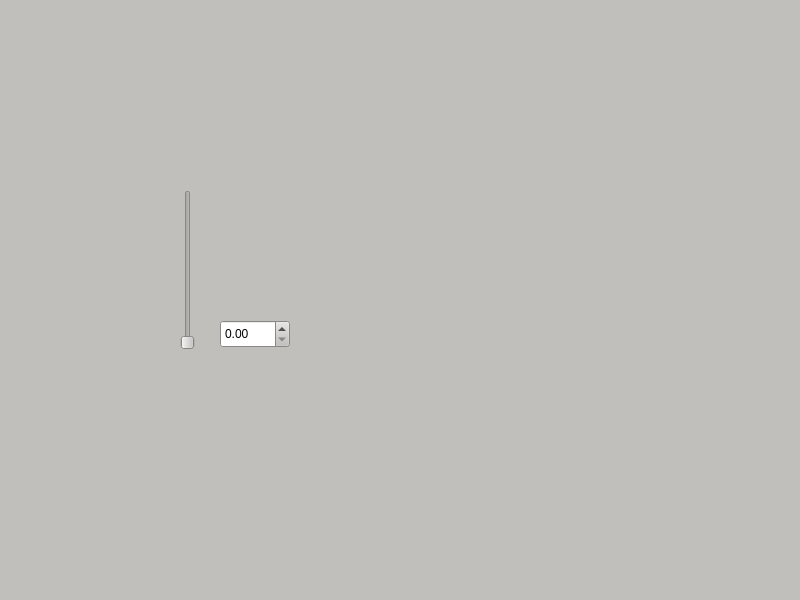
<?xml version="1.0" encoding="UTF-8"?>
<ui version="4.0">
 <class>ECUGUI</class>
 <widget class="QWidget" name="ECUGUI">
  <property name="geometry">
   <rect>
    <x>0</x>
    <y>0</y>
    <width>800</width>
    <height>600</height>
   </rect>
  </property>
  <property name="palette">
   <palette>
    <active>
     <colorrole role="WindowText">
      <brush brushstyle="SolidPattern">
       <color alpha="255">
        <red>0</red>
        <green>0</green>
        <blue>0</blue>
       </color>
      </brush>
     </colorrole>
     <colorrole role="Button">
      <brush brushstyle="SolidPattern">
       <color alpha="255">
        <red>192</red>
        <green>191</green>
        <blue>188</blue>
       </color>
      </brush>
     </colorrole>
     <colorrole role="Light">
      <brush brushstyle="SolidPattern">
       <color alpha="255">
        <red>255</red>
        <green>255</green>
        <blue>255</blue>
       </color>
      </brush>
     </colorrole>
     <colorrole role="Midlight">
      <brush brushstyle="SolidPattern">
       <color alpha="255">
        <red>223</red>
        <green>223</green>
        <blue>221</blue>
       </color>
      </brush>
     </colorrole>
     <colorrole role="Dark">
      <brush brushstyle="SolidPattern">
       <color alpha="255">
        <red>96</red>
        <green>96</green>
        <blue>94</blue>
       </color>
      </brush>
     </colorrole>
     <colorrole role="Mid">
      <brush brushstyle="SolidPattern">
       <color alpha="255">
        <red>128</red>
        <green>127</green>
        <blue>125</blue>
       </color>
      </brush>
     </colorrole>
     <colorrole role="Text">
      <brush brushstyle="SolidPattern">
       <color alpha="255">
        <red>0</red>
        <green>0</green>
        <blue>0</blue>
       </color>
      </brush>
     </colorrole>
     <colorrole role="BrightText">
      <brush brushstyle="SolidPattern">
       <color alpha="255">
        <red>255</red>
        <green>255</green>
        <blue>255</blue>
       </color>
      </brush>
     </colorrole>
     <colorrole role="ButtonText">
      <brush brushstyle="SolidPattern">
       <color alpha="255">
        <red>0</red>
        <green>0</green>
        <blue>0</blue>
       </color>
      </brush>
     </colorrole>
     <colorrole role="Base">
      <brush brushstyle="SolidPattern">
       <color alpha="255">
        <red>255</red>
        <green>255</green>
        <blue>255</blue>
       </color>
      </brush>
     </colorrole>
     <colorrole role="Window">
      <brush brushstyle="SolidPattern">
       <color alpha="255">
        <red>192</red>
        <green>191</green>
        <blue>188</blue>
       </color>
      </brush>
     </colorrole>
     <colorrole role="Shadow">
      <brush brushstyle="SolidPattern">
       <color alpha="255">
        <red>0</red>
        <green>0</green>
        <blue>0</blue>
       </color>
      </brush>
     </colorrole>
     <colorrole role="AlternateBase">
      <brush brushstyle="SolidPattern">
       <color alpha="255">
        <red>223</red>
        <green>223</green>
        <blue>221</blue>
       </color>
      </brush>
     </colorrole>
     <colorrole role="ToolTipBase">
      <brush brushstyle="SolidPattern">
       <color alpha="255">
        <red>255</red>
        <green>255</green>
        <blue>220</blue>
       </color>
      </brush>
     </colorrole>
     <colorrole role="ToolTipText">
      <brush brushstyle="SolidPattern">
       <color alpha="255">
        <red>0</red>
        <green>0</green>
        <blue>0</blue>
       </color>
      </brush>
     </colorrole>
     <colorrole role="PlaceholderText">
      <brush brushstyle="SolidPattern">
       <color alpha="127">
        <red>0</red>
        <green>0</green>
        <blue>0</blue>
       </color>
      </brush>
     </colorrole>
     <colorrole role="Accent">
      <brush brushstyle="SolidPattern">
       <color alpha="255">
        <red>255</red>
        <green>255</green>
        <blue>255</blue>
       </color>
      </brush>
     </colorrole>
    </active>
    <inactive>
     <colorrole role="WindowText">
      <brush brushstyle="SolidPattern">
       <color alpha="255">
        <red>0</red>
        <green>0</green>
        <blue>0</blue>
       </color>
      </brush>
     </colorrole>
     <colorrole role="Button">
      <brush brushstyle="SolidPattern">
       <color alpha="255">
        <red>192</red>
        <green>191</green>
        <blue>188</blue>
       </color>
      </brush>
     </colorrole>
     <colorrole role="Light">
      <brush brushstyle="SolidPattern">
       <color alpha="255">
        <red>255</red>
        <green>255</green>
        <blue>255</blue>
       </color>
      </brush>
     </colorrole>
     <colorrole role="Midlight">
      <brush brushstyle="SolidPattern">
       <color alpha="255">
        <red>223</red>
        <green>223</green>
        <blue>221</blue>
       </color>
      </brush>
     </colorrole>
     <colorrole role="Dark">
      <brush brushstyle="SolidPattern">
       <color alpha="255">
        <red>96</red>
        <green>96</green>
        <blue>94</blue>
       </color>
      </brush>
     </colorrole>
     <colorrole role="Mid">
      <brush brushstyle="SolidPattern">
       <color alpha="255">
        <red>128</red>
        <green>127</green>
        <blue>125</blue>
       </color>
      </brush>
     </colorrole>
     <colorrole role="Text">
      <brush brushstyle="SolidPattern">
       <color alpha="255">
        <red>0</red>
        <green>0</green>
        <blue>0</blue>
       </color>
      </brush>
     </colorrole>
     <colorrole role="BrightText">
      <brush brushstyle="SolidPattern">
       <color alpha="255">
        <red>255</red>
        <green>255</green>
        <blue>255</blue>
       </color>
      </brush>
     </colorrole>
     <colorrole role="ButtonText">
      <brush brushstyle="SolidPattern">
       <color alpha="255">
        <red>0</red>
        <green>0</green>
        <blue>0</blue>
       </color>
      </brush>
     </colorrole>
     <colorrole role="Base">
      <brush brushstyle="SolidPattern">
       <color alpha="255">
        <red>255</red>
        <green>255</green>
        <blue>255</blue>
       </color>
      </brush>
     </colorrole>
     <colorrole role="Window">
      <brush brushstyle="SolidPattern">
       <color alpha="255">
        <red>192</red>
        <green>191</green>
        <blue>188</blue>
       </color>
      </brush>
     </colorrole>
     <colorrole role="Shadow">
      <brush brushstyle="SolidPattern">
       <color alpha="255">
        <red>0</red>
        <green>0</green>
        <blue>0</blue>
       </color>
      </brush>
     </colorrole>
     <colorrole role="AlternateBase">
      <brush brushstyle="SolidPattern">
       <color alpha="255">
        <red>223</red>
        <green>223</green>
        <blue>221</blue>
       </color>
      </brush>
     </colorrole>
     <colorrole role="ToolTipBase">
      <brush brushstyle="SolidPattern">
       <color alpha="255">
        <red>255</red>
        <green>255</green>
        <blue>220</blue>
       </color>
      </brush>
     </colorrole>
     <colorrole role="ToolTipText">
      <brush brushstyle="SolidPattern">
       <color alpha="255">
        <red>0</red>
        <green>0</green>
        <blue>0</blue>
       </color>
      </brush>
     </colorrole>
     <colorrole role="PlaceholderText">
      <brush brushstyle="SolidPattern">
       <color alpha="127">
        <red>0</red>
        <green>0</green>
        <blue>0</blue>
       </color>
      </brush>
     </colorrole>
     <colorrole role="Accent">
      <brush brushstyle="SolidPattern">
       <color alpha="255">
        <red>255</red>
        <green>255</green>
        <blue>255</blue>
       </color>
      </brush>
     </colorrole>
    </inactive>
    <disabled>
     <colorrole role="WindowText">
      <brush brushstyle="SolidPattern">
       <color alpha="255">
        <red>96</red>
        <green>96</green>
        <blue>94</blue>
       </color>
      </brush>
     </colorrole>
     <colorrole role="Button">
      <brush brushstyle="SolidPattern">
       <color alpha="255">
        <red>192</red>
        <green>191</green>
        <blue>188</blue>
       </color>
      </brush>
     </colorrole>
     <colorrole role="Light">
      <brush brushstyle="SolidPattern">
       <color alpha="255">
        <red>255</red>
        <green>255</green>
        <blue>255</blue>
       </color>
      </brush>
     </colorrole>
     <colorrole role="Midlight">
      <brush brushstyle="SolidPattern">
       <color alpha="255">
        <red>223</red>
        <green>223</green>
        <blue>221</blue>
       </color>
      </brush>
     </colorrole>
     <colorrole role="Dark">
      <brush brushstyle="SolidPattern">
       <color alpha="255">
        <red>96</red>
        <green>96</green>
        <blue>94</blue>
       </color>
      </brush>
     </colorrole>
     <colorrole role="Mid">
      <brush brushstyle="SolidPattern">
       <color alpha="255">
        <red>128</red>
        <green>127</green>
        <blue>125</blue>
       </color>
      </brush>
     </colorrole>
     <colorrole role="Text">
      <brush brushstyle="SolidPattern">
       <color alpha="255">
        <red>96</red>
        <green>96</green>
        <blue>94</blue>
       </color>
      </brush>
     </colorrole>
     <colorrole role="BrightText">
      <brush brushstyle="SolidPattern">
       <color alpha="255">
        <red>255</red>
        <green>255</green>
        <blue>255</blue>
       </color>
      </brush>
     </colorrole>
     <colorrole role="ButtonText">
      <brush brushstyle="SolidPattern">
       <color alpha="255">
        <red>96</red>
        <green>96</green>
        <blue>94</blue>
       </color>
      </brush>
     </colorrole>
     <colorrole role="Base">
      <brush brushstyle="SolidPattern">
       <color alpha="255">
        <red>192</red>
        <green>191</green>
        <blue>188</blue>
       </color>
      </brush>
     </colorrole>
     <colorrole role="Window">
      <brush brushstyle="SolidPattern">
       <color alpha="255">
        <red>192</red>
        <green>191</green>
        <blue>188</blue>
       </color>
      </brush>
     </colorrole>
     <colorrole role="Shadow">
      <brush brushstyle="SolidPattern">
       <color alpha="255">
        <red>0</red>
        <green>0</green>
        <blue>0</blue>
       </color>
      </brush>
     </colorrole>
     <colorrole role="AlternateBase">
      <brush brushstyle="SolidPattern">
       <color alpha="255">
        <red>192</red>
        <green>191</green>
        <blue>188</blue>
       </color>
      </brush>
     </colorrole>
     <colorrole role="ToolTipBase">
      <brush brushstyle="SolidPattern">
       <color alpha="255">
        <red>255</red>
        <green>255</green>
        <blue>220</blue>
       </color>
      </brush>
     </colorrole>
     <colorrole role="ToolTipText">
      <brush brushstyle="SolidPattern">
       <color alpha="255">
        <red>0</red>
        <green>0</green>
        <blue>0</blue>
       </color>
      </brush>
     </colorrole>
     <colorrole role="PlaceholderText">
      <brush brushstyle="SolidPattern">
       <color alpha="127">
        <red>96</red>
        <green>96</green>
        <blue>94</blue>
       </color>
      </brush>
     </colorrole>
     <colorrole role="Accent">
      <brush brushstyle="SolidPattern">
       <color alpha="255">
        <red>250</red>
        <green>248</green>
        <blue>244</blue>
       </color>
      </brush>
     </colorrole>
    </disabled>
   </palette>
  </property>
  <property name="windowTitle">
   <string>ECUGUI</string>
  </property>
  <widget class="QSlider" name="coolantSlider">
   <property name="geometry">
    <rect>
     <x>180</x>
     <y>190</y>
     <width>16</width>
     <height>160</height>
    </rect>
   </property>
   <property name="orientation">
    <enum>Qt::Orientation::Vertical</enum>
   </property>
  </widget>
  <widget class="QDoubleSpinBox" name="doubleSpinBox">
   <property name="geometry">
    <rect>
     <x>220</x>
     <y>320</y>
     <width>70</width>
     <height>28</height>
    </rect>
   </property>
  </widget>
 </widget>
 <resources/>
 <connections/>
</ui>
